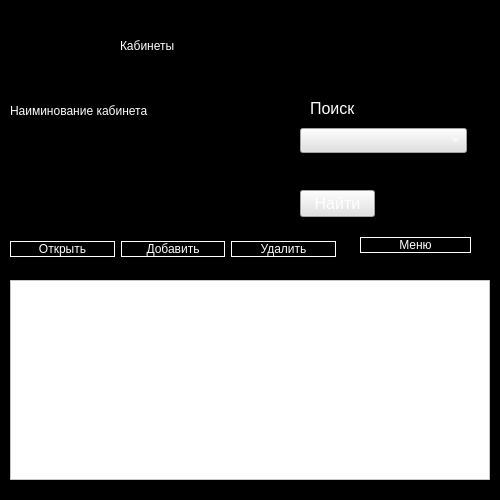
<?xml version="1.0" encoding="UTF-8"?>
<ui version="4.0">
 <class>Form</class>
 <widget class="QWidget" name="Form">
  <property name="geometry">
   <rect>
    <x>0</x>
    <y>0</y>
    <width>500</width>
    <height>500</height>
   </rect>
  </property>
  <property name="windowTitle">
   <string>Form</string>
  </property>
  <property name="styleSheet">
   <string notr="true">background-color: rgb(0, 0, 0);
color: rgb(255, 255, 255);</string>
  </property>
  <widget class="QLabel" name="label_3">
   <property name="geometry">
    <rect>
     <x>120</x>
     <y>10</y>
     <width>251</width>
     <height>71</height>
    </rect>
   </property>
   <property name="toolTip">
    <string>&lt;html&gt;&lt;head/&gt;&lt;body&gt;&lt;p align=&quot;center&quot;&gt;&lt;span style=&quot; font-size:22pt;&quot;&gt;Логин&lt;/span&gt;&lt;/p&gt;&lt;/body&gt;&lt;/html&gt;</string>
   </property>
   <property name="whatsThis">
    <string>&lt;html&gt;&lt;head/&gt;&lt;body&gt;&lt;p&gt;Логин&lt;/p&gt;&lt;/body&gt;&lt;/html&gt;</string>
   </property>
   <property name="styleSheet">
    <string notr="true">font: 40pt &quot;Arial&quot;;</string>
   </property>
   <property name="text">
    <string>Кабинеты</string>
   </property>
   <property name="textFormat">
    <enum>Qt::AutoText</enum>
   </property>
  </widget>
  <widget class="QWidget" name="formLayoutWidget">
   <property name="geometry">
    <rect>
     <x>10</x>
     <y>100</y>
     <width>271</width>
     <height>51</height>
    </rect>
   </property>
   <layout class="QFormLayout" name="formLayout">
    <item row="0" column="0">
     <widget class="QLabel" name="label">
      <property name="toolTip">
       <string>&lt;html&gt;&lt;head/&gt;&lt;body&gt;&lt;p align=&quot;center&quot;&gt;&lt;span style=&quot; font-size:22pt;&quot;&gt;Логин&lt;/span&gt;&lt;/p&gt;&lt;/body&gt;&lt;/html&gt;</string>
      </property>
      <property name="whatsThis">
       <string>&lt;html&gt;&lt;head/&gt;&lt;body&gt;&lt;p&gt;Логин&lt;/p&gt;&lt;/body&gt;&lt;/html&gt;</string>
      </property>
      <property name="styleSheet">
       <string notr="true">font: 10pt &quot;Arial&quot;;</string>
      </property>
      <property name="text">
       <string>Наиминование кабинета</string>
      </property>
      <property name="textFormat">
       <enum>Qt::AutoText</enum>
      </property>
     </widget>
    </item>
    <item row="0" column="1">
     <widget class="QLineEdit" name="wrt1">
      <property name="styleSheet">
       <string notr="true">font: 20pt &quot;MS Shell Dlg 2&quot;;
border: 1px solid png(0,0,0);</string>
      </property>
     </widget>
    </item>
   </layout>
  </widget>
  <widget class="QLabel" name="label_9">
   <property name="geometry">
    <rect>
     <x>310</x>
     <y>100</y>
     <width>51</width>
     <height>16</height>
    </rect>
   </property>
   <property name="sizePolicy">
    <sizepolicy hsizetype="Preferred" vsizetype="Preferred">
     <horstretch>3</horstretch>
     <verstretch>2</verstretch>
    </sizepolicy>
   </property>
   <property name="font">
    <font>
     <pointsize>12</pointsize>
    </font>
   </property>
   <property name="styleSheet">
    <string notr="true"/>
   </property>
   <property name="text">
    <string>Поиск</string>
   </property>
  </widget>
  <widget class="QComboBox" name="cbColNames">
   <property name="geometry">
    <rect>
     <x>300</x>
     <y>128</y>
     <width>167</width>
     <height>25</height>
    </rect>
   </property>
   <property name="sizePolicy">
    <sizepolicy hsizetype="Preferred" vsizetype="Maximum">
     <horstretch>0</horstretch>
     <verstretch>0</verstretch>
    </sizepolicy>
   </property>
   <property name="font">
    <font>
     <pointsize>12</pointsize>
    </font>
   </property>
   <property name="styleSheet">
    <string notr="true">background-color: rgb(225, 225, 225);</string>
   </property>
  </widget>
  <widget class="QLineEdit" name="leFind">
   <property name="enabled">
    <bool>true</bool>
   </property>
   <property name="geometry">
    <rect>
     <x>300</x>
     <y>159</y>
     <width>167</width>
     <height>25</height>
    </rect>
   </property>
   <property name="sizePolicy">
    <sizepolicy hsizetype="Expanding" vsizetype="Maximum">
     <horstretch>0</horstretch>
     <verstretch>0</verstretch>
    </sizepolicy>
   </property>
   <property name="font">
    <font>
     <pointsize>12</pointsize>
    </font>
   </property>
   <property name="styleSheet">
    <string notr="true">color: rgb(225, 225, 225); </string>
   </property>
   <property name="text">
    <string/>
   </property>
  </widget>
  <widget class="QPushButton" name="pbFind">
   <property name="geometry">
    <rect>
     <x>300</x>
     <y>190</y>
     <width>75</width>
     <height>27</height>
    </rect>
   </property>
   <property name="font">
    <font>
     <pointsize>12</pointsize>
    </font>
   </property>
   <property name="styleSheet">
    <string notr="true">background-color: rgb(225, 225, 225);</string>
   </property>
   <property name="text">
    <string>Найти</string>
   </property>
  </widget>
  <widget class="QWidget" name="layoutWidget">
   <property name="geometry">
    <rect>
     <x>10</x>
     <y>230</y>
     <width>326</width>
     <height>39</height>
    </rect>
   </property>
   <layout class="QHBoxLayout" name="horizontalLayout">
    <item>
     <widget class="QPushButton" name="OpenButton">
      <property name="styleSheet">
       <string notr="true">font: 18pt &quot;MS Shell Dlg 2&quot;;
border: 1px solid rgb(255, 255, 255);</string>
      </property>
      <property name="text">
       <string>Открыть</string>
      </property>
     </widget>
    </item>
    <item>
     <widget class="QPushButton" name="InnerButton">
      <property name="styleSheet">
       <string notr="true">font: 18pt &quot;MS Shell Dlg 2&quot;;
border: 1px solid rgb(255, 255, 255);</string>
      </property>
      <property name="text">
       <string>Добавить</string>
      </property>
     </widget>
    </item>
    <item>
     <widget class="QPushButton" name="DeleteButton">
      <property name="styleSheet">
       <string notr="true">font: 18pt &quot;MS Shell Dlg 2&quot;;
border: 1px solid rgb(255, 255, 255);</string>
      </property>
      <property name="text">
       <string>Удалить</string>
      </property>
     </widget>
    </item>
   </layout>
  </widget>
  <widget class="QWidget" name="layoutWidget_2">
   <property name="geometry">
    <rect>
     <x>360</x>
     <y>220</y>
     <width>111</width>
     <height>51</height>
    </rect>
   </property>
   <layout class="QHBoxLayout" name="horizontalLayout_3">
    <item>
     <widget class="QPushButton" name="hub">
      <property name="styleSheet">
       <string notr="true">font: 18pt &quot;MS Shell Dlg 2&quot;;
border: 1px solid rgb(255, 255, 255);</string>
      </property>
      <property name="text">
       <string>Меню</string>
      </property>
     </widget>
    </item>
   </layout>
  </widget>
  <widget class="QTableWidget" name="tableWidget">
   <property name="geometry">
    <rect>
     <x>10</x>
     <y>280</y>
     <width>480</width>
     <height>200</height>
    </rect>
   </property>
   <property name="styleSheet">
    <string notr="true">background-color: rgb(255, 255, 255);
color: rgb(0, 0, 0);
alternate-background-color: rgb(96, 96, 96);
selection-background-color: rgb(40, 40, 40);</string>
   </property>
  </widget>
 </widget>
 <resources/>
 <connections/>
</ui>
